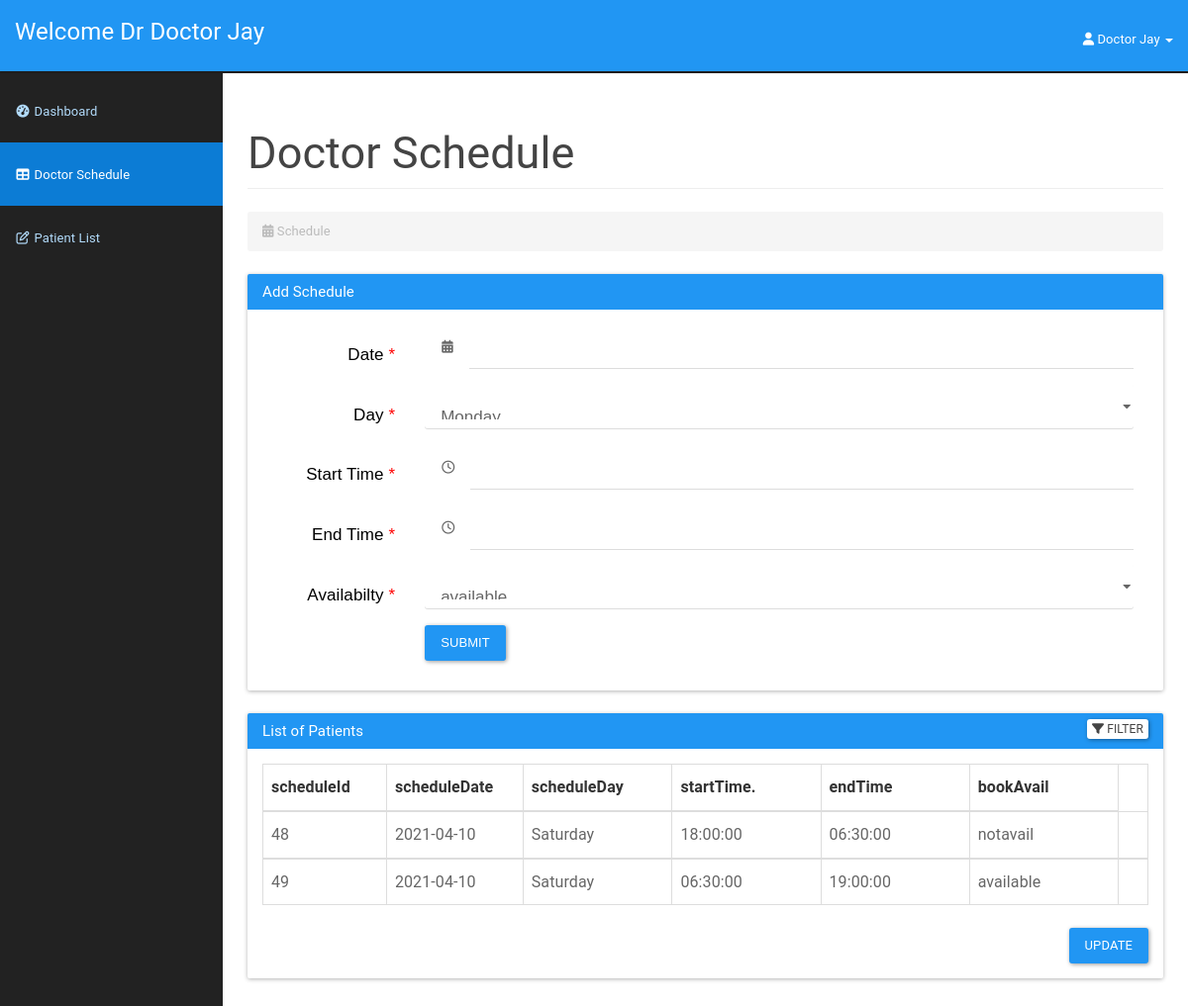
Page /doctor/addschedule.php (signed in) on the committed database.
### tables this page shows
CREATE TABLE `doctor` (
  `icDoctor` bigint(12) NOT NULL,
  `password` varchar(20) NOT NULL,
  `doctorId` int(3) NOT NULL,
  `doctorFirstName` varchar(50) NOT NULL,
  `doctorLastName` varchar(50) NOT NULL,
  `doctorAddress` varchar(100) NOT NULL,
  `doctorPhone` varchar(15) NOT NULL,
  `doctorEmail` varchar(20) NOT NULL,
  `doctorDOB` date NOT NULL
);

CREATE TABLE `doctorschedule` (
  `scheduleId` int(11) NOT NULL,
  `scheduleDate` date NOT NULL,
  `scheduleDay` varchar(15) NOT NULL,
  `startTime` time NOT NULL,
  `endTime` time NOT NULL,
  `bookAvail` varchar(10) NOT NULL
);

### doctor/addschedule.php (the view, shortened to what this page needs)
<?php
include_once '../assets/conn/dbconnect.php';
$usersession = $_SESSION['doctorSession'];
$res=mysqli_query($con,"SELECT * FROM doctor WHERE doctorId=".$usersession);
$userRow=mysqli_fetch_array($res,MYSQLI_ASSOC);
?>
<!DOCTYPE html>
<html lang="en">
    <head>
        <link href="assets/css/material.css" rel="stylesheet">
        <link href="assets/css/sb-admin.css" rel="stylesheet">
        <link href="assets/css/time/bootstrap-clockpicker.css" rel="stylesheet">
        <link href="assets/css/style.css" rel="stylesheet">
        <link href="assets/font-awesome/css/font-awesome.css" rel="stylesheet">
        <link rel="stylesheet" href="https://formden.com/static/cdn/bootstrap-iso.css" />
        <link rel="stylesheet" href="https://formden.com/static/cdn/font-awesome/4.4.0/css/font-awesome.min.css" />
    </head>
    <body>
        <div id="wrapper">
            <nav class="navbar navbar-inverse navbar-fixed-top" role="navigation">
                <div class="navbar-header">
                    <a class="navbar-brand" href="doctordashboard.php">Welcome Dr <?php echo $userRow['doctorFirstName'];?> <?php echo $userRow['doctorLastName'];?></a>
                </div>
                <ul class="nav navbar-right top-nav">
                    <li class="dropdown">
                        <a href="#" class="dropdown-toggle" data-toggle="dropdown"><i class="fa fa-user"></i> <?php echo $userRow['doctorFirstName']; ?> <?php echo $userRow['doctorLastName']; ?><b class="caret"></b></a>
                    </li>
                </ul>
                <div class="collapse navbar-collapse navbar-ex1-collapse">
                    <ul class="nav navbar-nav side-nav">
                        <li>
                            <a href="doctordashboard.php"><i class="fa fa-fw fa-dashboard"></i> Dashboard</a>
                        </li>
                        <li class="active">
                            <a href="addschedule.php"><i class="fa fa-fw fa-table"></i> Doctor Schedule</a>
                        </li>
                        <li>
                            <a href="patientlist.php"><i class="fa fa-fw fa-edit"></i> Patient List</a>
                        </li>
                    </ul>
                </div>
            </nav>
            <div id="page-wrapper">
                <div class="container-fluid">
                    <div class="row">
                        <div class="col-lg-12">
                            <h2 class="page-header">
                            Doctor Schedule
                            </h2>
                            <ol class="breadcrumb">
                                <li class="active">
                                    <i class="fa fa-calendar"></i> Schedule
                                </li>
                            </ol>
                        </div>
                    </div>
                    <div class="panel panel-primary">
                        <div class="panel-heading">
                            <h3 class="panel-title">Add Schedule</h3>
                        </div>
                        <div class="panel-body">
                            <div class="bootstrap-iso">
                             <div class="container-fluid">
                              <div class="row">
                               <div class="col-md-12 col-sm-12 col-xs-12">
                                <form class="form-horizontal" method="post">
                                 <div class="form-group form-group-lg">
                                  <label class="control-label col-sm-2 requiredField" for="date">
                                   Date
                                   <span class="asteriskField">
                                    *
                                   </span>
                                  </label>
                                  <div class="col-sm-10">
                                   <div class="input-group">
                                    <div class="input-group-addon">
                                     <i class="fa fa-calendar">
                                     </i>
                                    </div>
                                    <input class="form-control" id="date" name="date" type="text" required/>
                                   </div>
                                  </div>
                                 </div>
                                 <div class="form-group form-group-lg">
                                  <label class="control-label col-sm-2 requiredField" for="scheduleday">
                                   Day
                                   <span class="asteriskField">
                                    *
                                   </span>
                                  </label>
                                  <div class="col-sm-10">
                                   <select class="select form-control" id="scheduleday" name="scheduleday" required>
                                    <option value="Monday">
                                     Monday
                                    </option>
                                   </select>
                                  </div>
                                 </div>
                                 <div class="form-group form-group-lg">
                                  <label class="control-label col-sm-2 requiredField" for="starttime">
                                   Start Time
                                   <span class="asteriskField">
                                    *
                                   </span>
                                  </label>
                                  <div class="col-sm-10">
                                   <div class="input-group clockpicker"  data-align="top" data-autoclose="true">
                                    <div class="input-group-addon">
                                     <i class="fa fa-clock-o">
                                     </i>
                                    </div>
                                    <input class="form-control" id="starttime" name="starttime" type="text" required/>
                                   </div>
                                  </div>
                                 </div>
                                 <div class="form-group form-group-lg">
                                  <label class="control-label col-sm-2 requiredField" for="endtime">
                                   End Time
                                   <span class="asteriskField">
                                    *
                                   </span>
                                  </label>
                                  <div class="col-sm-10">
                                   <div class="input-group clockpicker"  data-align="top" data-autoclose="true">
                                    <div class="input-group-addon">
                                     <i class="fa fa-clock-o">
                                     </i>
                                    </div>
                                    <input class="form-control" id="endtime" name="endtime" type="text" required/>
                                   </div>
                                  </div>
                                 </div>
                                 <div class="form-group form-group-lg">
                                  <label class="control-label col-sm-2 requiredField" for="bookavail">
                                   Availabilty
                                   <span class="asteriskField">
                                    *
                                   </span>
                                  </label>
                                  <div class="col-sm-10">
                                   <select class="select form-control" id="bookavail" name="bookavail" required>
                                    <option value="available">
                                     available
                                    </option>
                                   </select>
                                  </div>
                                 </div>
                                 <div class="form-group">
                                  <div class="col-sm-10 col-sm-offset-2">
                                   <button class="btn btn-primary " name="submit" type="submit">
                                    Submit
                                   </button>
                                  </div>
                                 </div>
                                </form>
                               </div>
                              </div>
                             </div>
                            </div>
                        </div>
                    </div>
                    <div class="panel panel-primary filterable">
                        <div class="panel-heading">
                            <h3 class="panel-title">List of Patients</h3>
                            <div class="pull-right">
                            <button class="btn btn-default btn-xs btn-filter"><span class="fa fa-filter"></span> Filter</button>
                        </div>
                        </div>
                        <div class="panel-body">
                        <table class="table table-hover table-bordered">
                            <thead>
                                <tr class="filters">
                                    <th><input type="text" class="form-control" placeholder="scheduleId" disabled></th>
                                    <th><input type="text" class="form-control" placeholder="scheduleDate" disabled></th>
                                    <th><input type="text" class="form-control" placeholder="scheduleDay" disabled></th>
                                    <th><input type="text" class="form-control" placeholder="startTime." disabled></th>
                                    <th><input type="text" class="form-control" placeholder="endTime" disabled></th>
                                    <th><input type="text" class="form-control" placeholder="bookAvail" disabled></th>
                                </tr>
                            </thead>
                            <?php
                            $result=mysqli_query($con,"SELECT * FROM doctorschedule");
                            while ($doctorschedule=mysqli_fetch_array($result)) {
                                echo "<tbody>";
                                echo "<tr>";
                                    echo "<td>" . $doctorschedule['scheduleId'] . "</td>";
                                    echo "<td>" . $doctorschedule['scheduleDate'] . "</td>";
                                    echo "<td>" . $doctorschedule['scheduleDay'] . "</td>";
                                    echo "<td>" . $doctorschedule['startTime'] . "</td>";
                                    echo "<td>" . $doctorschedule['endTime'] . "</td>";
                                    echo "<td>" . $doctorschedule['bookAvail'] . "</td>";
                                    echo "<form method='POST'>";
                                    echo "<td class='text-center'><a href='#' id='".$doctorschedule['scheduleId']."' class='delete'><span class='glyphicon glyphicon-trash' aria-hidden='true'></span></a>
                            </td>";
                            }
                                echo "</tr>";
                           echo "</tbody>";
                       echo "</table>";
                       echo "<div class='panel panel-default'>";
                       echo "<div class='col-md-offset-3 pull-right'>";
                       echo "<button class='btn btn-primary' type='submit' value='Submit' name='submit'>Update</button>";
                        echo "</div>";
                        echo "</div>";
                        ?>
                        </div>
                    </div>
                </div>
            </div>
<link rel="stylesheet" href="https://cdnjs.cloudflare.com/ajax/libs/bootstrap-datepicker/1.4.1/css/bootstrap-datepicker3.css"/>
    </body>
</html>

### doctor/assets/css/sb-admin.css (style rules this page uses)
body { margin-top: 100px; background-color: #222; }
@media (min-width:768px) { body { margin-top: 50px; } }
#wrapper { padding-left: 0; }
#page-wrapper { min-height: 900px !important; width: 100%; padding: 0; background-color: #fff; }
@media (min-width:768px) { #wrapper { padding-left: 225px; } }
@media (min-width:768px) { #page-wrapper { padding: 10px; } }
.top-nav { padding: 0 15px; }
.top-nav>li { display: inline-block; float: left; }
.top-nav>li>a { padding-top: 17px; padding-bottom: 10px; line-height: 45px; color: white; }
@media (min-width:768px) { .side-nav { position: fixed; top: 80px; left: 225px; width: 225px; margin-left: -225px; border: none; border-radius: 0; overflow-y: auto; background-color: #222; bottom: 0; overflow-x: hidden; padding-bottom: 40px; } }
@media (min-width:768px) { .side-nav>li>a { width: 225px; } }

### doctor/assets/css/style.css (style rules this page uses)
.filterable { margin-top: 15px; }
.filterable .panel-heading .pull-right { margin-top: -20px; }
.filterable .filters input[disabled] { background-color: transparent; border: none; cursor: auto; box-shadow: none; padding: 0; height: auto; }

### doctor/addschedule.php (style rules this page uses)
.bootstrap-iso .formden_header h2, .bootstrap-iso .formden_header p, .bootstrap-iso form { font-family: Arial, Helvetica, sans-serif; color: black }
.bootstrap-iso form button, .bootstrap-iso form button:hover { color: white !important; }
.asteriskField { color: red; }

### rows in the picture
doctor: doctorFirstName "Doctor", doctorLastName "Jay"
doctorschedule: scheduleId "48", scheduleDate "2021-04-10", scheduleDay "Saturday", startTime "18:00:00", endTime "06:30:00", bookAvail "notavail"
doctorschedule: scheduleId "49", scheduleDate "2021-04-10", scheduleDay "Saturday", startTime "06:30:00", endTime "19:00:00", bookAvail "available"
